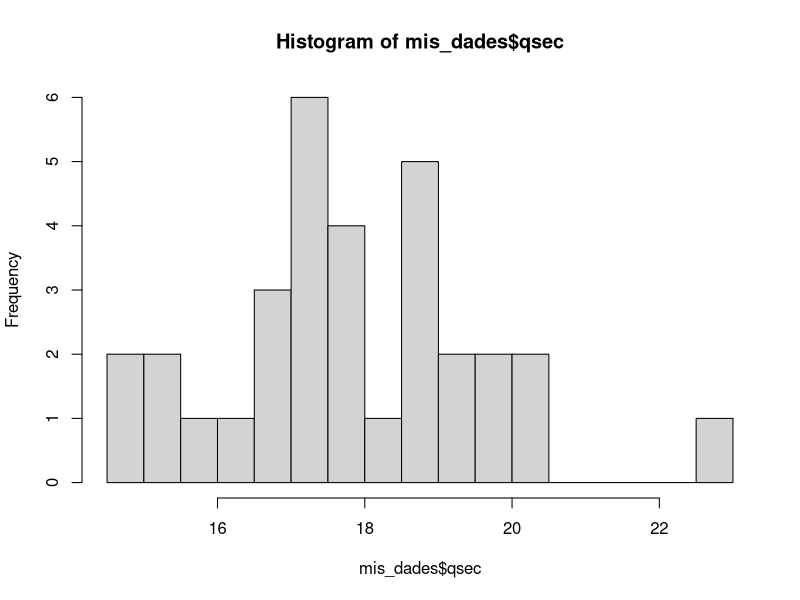
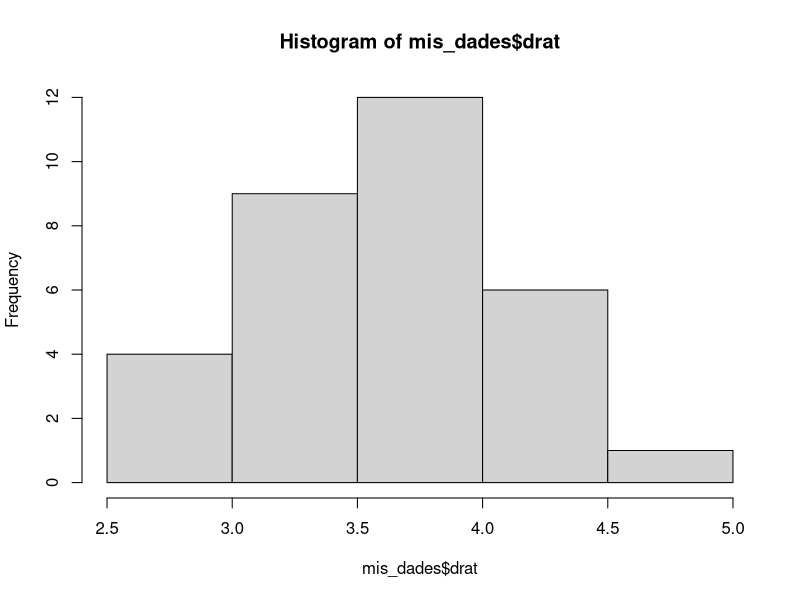

Here is the R script that generated these plots, in order:
#Codigo para problema 1

mis_dades <- mtcars # assignar una base de dades a un nom

mis_dades$qsec # seleccionar les dades qsec

mean(mis_dades$qsec) #mitjana 

hist(mis_dades$qsec, breaks = 15) #histograma amb 15 intervals

cut(mis_dades$qsec, 9) #fara el mateix que histograma

table(cut(mis_dades$qsec, 9)) #frequencia absoluta

table(cut(mis_dades$qsec, 9))/32 # frequencia relativa

freq <- table(cut(mis_dades$qsec,9))/32
tabla <- data.frame(ni=freq,
                    fi=freq/32,
                    Ni=cumsum(freq),
                    Fi=cumsum(freq/32))

mis_dades$drat
hist(mis_dades$drat)
median(mis_dades$drat) # 1/2

sort(mis_dades$drat)

quantile(mis_dades$drat) #quartil 1/4

sort(mis_dades$mpg)
quantile(mis_dades$mpg,0.18) 

sort(mis_dades$cyl)
IQR(mis_dades$cyl) #rang interquartil 50% entre 25 i 75
          
var(mis_dades$cyl) #variança 
sd(mis_dades$cyl) #desviacio tipica
